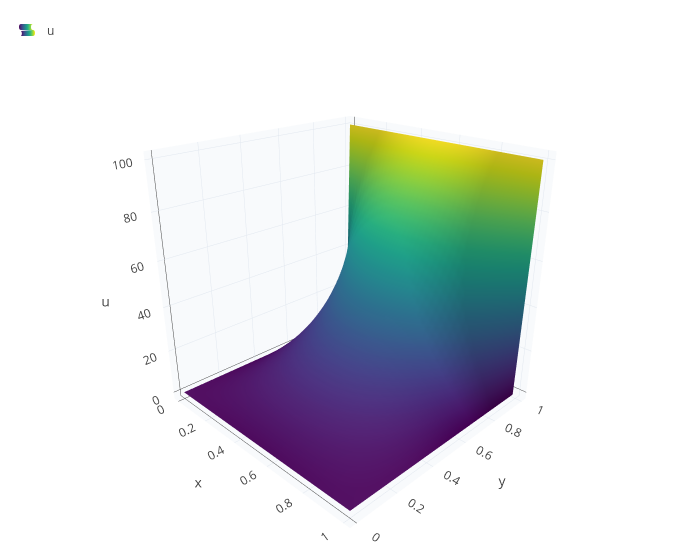

The code cell stored with this chart in its notebook:
### Markdown cell above
Exactly 25. Here is why. Turn the square a quarter turn at a time: the four problems "edge $k$ at 100, the others at 0"
have the same centre temperature, and adding all four gives the problem "all edges at 100", whose solution is 100
everywhere. So each has centre value $100/4$. This is **superposition**: sums of solutions are solutions.

`pdeplot(s, "surface")` shows the same solution as a landscape:

### Code cell
pdeplot(s, "surface")

### Figure 1 — Plotly figure (JSON) as saved in the notebook; plotly's stock layout.template omitted (floating-point values rounded to 4 significant figures; data arrays with more than 128 entries replaced by an {"elided": "..."} marker saying what was removed)
{"data": [{"colorscale": "Viridis", "name": "u", "opacity": 1, "showlegend": true, "showscale": false, "type": "surface", "x": {"elided": "41x41 float values"}, "y": {"elided": "41x41 float values"}, "z": {"elided": "41x41 float values"}}], "layout": {"height": 560, "legend": {"x": 0.01, "y": 0.99}, "margin": {"b": 0, "l": 0, "r": 0, "t": 10}, "scene": {"aspectmode": "cube", "camera": {"eye": {"x": 1.6, "y": -1.6, "z": 1.0}}, "xaxis": {"backgroundcolor": "#f8fafc", "gridcolor": "#e2e8f0", "showbackground": true, "title": {"text": "x"}}, "yaxis": {"backgroundcolor": "#f8fafc", "gridcolor": "#e2e8f0", "showbackground": true, "title": {"text": "y"}}, "zaxis": {"backgroundcolor": "#f8fafc", "gridcolor": "#e2e8f0", "showbackground": true, "title": {"text": "u"}}}, "showlegend": true, "title": {"text": ""}, "width": 700}}
